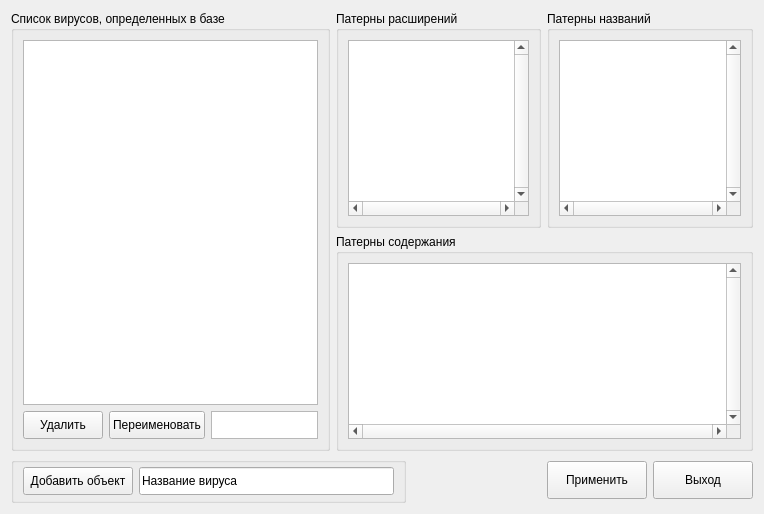
<?xml version="1.0" encoding="UTF-8"?>
<ui version="4.0">
 <class>Form</class>
 <widget class="QWidget" name="Form">
  <property name="geometry">
   <rect>
    <x>0</x>
    <y>0</y>
    <width>764</width>
    <height>514</height>
   </rect>
  </property>
  <property name="windowTitle">
   <string>Редактирование базы</string>
  </property>
  <property name="windowIcon">
   <iconset>
    <normaloff>icons/viewmag_4571.png</normaloff>icons/viewmag_4571.png</iconset>
  </property>
  <layout class="QVBoxLayout" name="verticalLayout">
   <item>
    <widget class="QWidget" name="widget_3" native="true">
     <layout class="QHBoxLayout" name="horizontalLayout">
      <property name="margin">
       <number>0</number>
      </property>
      <item>
       <widget class="QWidget" name="widget_2" native="true">
        <layout class="QVBoxLayout" name="verticalLayout_3">
         <property name="margin">
          <number>0</number>
         </property>
         <item>
          <widget class="QGroupBox" name="groupBox">
           <property name="title">
            <string>Список вирусов, определенных в базе</string>
           </property>
           <layout class="QVBoxLayout" name="verticalLayout_7">
            <item>
             <widget class="QListWidget" name="listVirus"/>
            </item>
            <item>
             <widget class="QWidget" name="widget_9" native="true">
              <property name="minimumSize">
               <size>
                <width>0</width>
                <height>28</height>
               </size>
              </property>
              <property name="maximumSize">
               <size>
                <width>16777215</width>
                <height>28</height>
               </size>
              </property>
              <layout class="QHBoxLayout" name="horizontalLayout_6">
               <property name="margin">
                <number>0</number>
               </property>
               <item>
                <widget class="QPushButton" name="btnDeleteSelect">
                 <property name="minimumSize">
                  <size>
                   <width>0</width>
                   <height>28</height>
                  </size>
                 </property>
                 <property name="maximumSize">
                  <size>
                   <width>16777215</width>
                   <height>28</height>
                  </size>
                 </property>
                 <property name="text">
                  <string>Удалить</string>
                 </property>
                 <property name="icon">
                  <iconset>
                   <normaloff>icons/cancel_7207.png</normaloff>icons/cancel_7207.png</iconset>
                 </property>
                </widget>
               </item>
               <item>
                <widget class="QPushButton" name="btnRename">
                 <property name="minimumSize">
                  <size>
                   <width>0</width>
                   <height>28</height>
                  </size>
                 </property>
                 <property name="maximumSize">
                  <size>
                   <width>16777215</width>
                   <height>28</height>
                  </size>
                 </property>
                 <property name="text">
                  <string>Переименовать</string>
                 </property>
                 <property name="icon">
                  <iconset>
                   <normaloff>icons/filesaveas_8370.png</normaloff>icons/filesaveas_8370.png</iconset>
                 </property>
                </widget>
               </item>
               <item>
                <widget class="QTextEdit" name="tbVirusName"/>
               </item>
              </layout>
             </widget>
            </item>
           </layout>
          </widget>
         </item>
        </layout>
       </widget>
      </item>
      <item>
       <widget class="QWidget" name="widget_11" native="true">
        <layout class="QVBoxLayout" name="verticalLayout_11">
         <property name="margin">
          <number>0</number>
         </property>
         <item>
          <widget class="QWidget" name="widget_4" native="true">
           <layout class="QHBoxLayout" name="horizontalLayout_7">
            <property name="margin">
             <number>0</number>
            </property>
            <item>
             <widget class="QWidget" name="widget_7" native="true">
              <layout class="QVBoxLayout" name="verticalLayout_5">
               <property name="margin">
                <number>0</number>
               </property>
               <item>
                <widget class="QGroupBox" name="groupBox_3">
                 <property name="title">
                  <string>Патерны расширений</string>
                 </property>
                 <layout class="QVBoxLayout" name="verticalLayout_9">
                  <property name="margin">
                   <number>9</number>
                  </property>
                  <item>
                   <widget class="QTextEdit" name="tbExiption">
                    <property name="verticalScrollBarPolicy">
                     <enum>Qt::ScrollBarAlwaysOn</enum>
                    </property>
                    <property name="horizontalScrollBarPolicy">
                     <enum>Qt::ScrollBarAlwaysOn</enum>
                    </property>
                   </widget>
                  </item>
                 </layout>
                </widget>
               </item>
              </layout>
             </widget>
            </item>
            <item>
             <widget class="QWidget" name="widget_6" native="true">
              <layout class="QVBoxLayout" name="verticalLayout_4">
               <property name="margin">
                <number>0</number>
               </property>
               <item>
                <widget class="QGroupBox" name="groupBox_2">
                 <property name="title">
                  <string>Патерны названий</string>
                 </property>
                 <layout class="QVBoxLayout" name="verticalLayout_8">
                  <property name="margin">
                   <number>9</number>
                  </property>
                  <item>
                   <widget class="QTextEdit" name="tbName">
                    <property name="verticalScrollBarPolicy">
                     <enum>Qt::ScrollBarAlwaysOn</enum>
                    </property>
                    <property name="horizontalScrollBarPolicy">
                     <enum>Qt::ScrollBarAlwaysOn</enum>
                    </property>
                   </widget>
                  </item>
                 </layout>
                </widget>
               </item>
              </layout>
             </widget>
            </item>
           </layout>
          </widget>
         </item>
         <item>
          <widget class="QWidget" name="widget_5" native="true">
           <layout class="QVBoxLayout" name="verticalLayout_6">
            <property name="margin">
             <number>0</number>
            </property>
            <item>
             <widget class="QGroupBox" name="groupBox_4">
              <property name="title">
               <string>Патерны содержания</string>
              </property>
              <layout class="QVBoxLayout" name="verticalLayout_10">
               <item>
                <widget class="QTextEdit" name="tbFile">
                 <property name="verticalScrollBarPolicy">
                  <enum>Qt::ScrollBarAlwaysOn</enum>
                 </property>
                 <property name="horizontalScrollBarPolicy">
                  <enum>Qt::ScrollBarAlwaysOn</enum>
                 </property>
                </widget>
               </item>
              </layout>
             </widget>
            </item>
           </layout>
          </widget>
         </item>
        </layout>
       </widget>
      </item>
     </layout>
    </widget>
   </item>
   <item>
    <widget class="QWidget" name="widget" native="true">
     <property name="minimumSize">
      <size>
       <width>0</width>
       <height>46</height>
      </size>
     </property>
     <property name="maximumSize">
      <size>
       <width>16777215</width>
       <height>45</height>
      </size>
     </property>
     <layout class="QHBoxLayout" name="horizontalLayout_2">
      <property name="margin">
       <number>0</number>
      </property>
      <item>
       <widget class="QWidget" name="widget_10" native="true">
        <property name="maximumSize">
         <size>
          <width>16777215</width>
          <height>16777215</height>
         </size>
        </property>
        <layout class="QHBoxLayout" name="horizontalLayout_3">
         <property name="margin">
          <number>0</number>
         </property>
         <item>
          <widget class="QGroupBox" name="groupBox_5">
           <property name="title">
            <string/>
           </property>
           <layout class="QHBoxLayout" name="horizontalLayout_5">
            <property name="leftMargin">
             <number>9</number>
            </property>
            <property name="topMargin">
             <number>0</number>
            </property>
            <property name="rightMargin">
             <number>9</number>
            </property>
            <property name="bottomMargin">
             <number>0</number>
            </property>
            <item>
             <widget class="QPushButton" name="btnAddNewVirus">
              <property name="minimumSize">
               <size>
                <width>0</width>
                <height>28</height>
               </size>
              </property>
              <property name="maximumSize">
               <size>
                <width>16777215</width>
                <height>28</height>
               </size>
              </property>
              <property name="text">
               <string>Добавить объект</string>
              </property>
              <property name="icon">
               <iconset>
                <normaloff>icons/binary_1650.png</normaloff>icons/binary_1650.png</iconset>
              </property>
             </widget>
            </item>
            <item>
             <widget class="QLineEdit" name="tbNewVirus">
              <property name="minimumSize">
               <size>
                <width>255</width>
                <height>28</height>
               </size>
              </property>
              <property name="maximumSize">
               <size>
                <width>200</width>
                <height>28</height>
               </size>
              </property>
              <property name="text">
               <string>Название вируса</string>
              </property>
             </widget>
            </item>
           </layout>
          </widget>
         </item>
        </layout>
       </widget>
      </item>
      <item>
       <widget class="QWidget" name="widget_12" native="true">
        <property name="minimumSize">
         <size>
          <width>129</width>
          <height>0</height>
         </size>
        </property>
       </widget>
      </item>
      <item>
       <widget class="QWidget" name="widget_8" native="true">
        <property name="minimumSize">
         <size>
          <width>0</width>
          <height>0</height>
         </size>
        </property>
        <property name="maximumSize">
         <size>
          <width>16777215</width>
          <height>16777215</height>
         </size>
        </property>
        <layout class="QHBoxLayout" name="horizontalLayout_4">
         <property name="margin">
          <number>0</number>
         </property>
         <item>
          <widget class="QPushButton" name="btnApply">
           <property name="minimumSize">
            <size>
             <width>100</width>
             <height>38</height>
            </size>
           </property>
           <property name="maximumSize">
            <size>
             <width>16777215</width>
             <height>38</height>
            </size>
           </property>
           <property name="text">
            <string>Применить</string>
           </property>
           <property name="icon">
            <iconset>
             <normaloff>icons/ok_5764.png</normaloff>icons/ok_5764.png</iconset>
           </property>
          </widget>
         </item>
         <item>
          <widget class="QPushButton" name="btnClose">
           <property name="minimumSize">
            <size>
             <width>100</width>
             <height>38</height>
            </size>
           </property>
           <property name="maximumSize">
            <size>
             <width>16777215</width>
             <height>38</height>
            </size>
           </property>
           <property name="text">
            <string>Выход</string>
           </property>
          </widget>
         </item>
        </layout>
       </widget>
      </item>
     </layout>
    </widget>
   </item>
  </layout>
 </widget>
 <resources/>
 <connections>
  <connection>
   <sender>btnClose</sender>
   <signal>clicked()</signal>
   <receiver>Form</receiver>
   <slot>close()</slot>
   <hints>
    <hint type="sourcelabel">
     <x>704</x>
     <y>481</y>
    </hint>
    <hint type="destinationlabel">
     <x>381</x>
     <y>256</y>
    </hint>
   </hints>
  </connection>
  <connection>
   <sender>btnAddNewVirus</sender>
   <signal>clicked()</signal>
   <receiver>Form</receiver>
   <slot>addNewVirus()</slot>
   <hints>
    <hint type="sourcelabel">
     <x>77</x>
     <y>481</y>
    </hint>
    <hint type="destinationlabel">
     <x>381</x>
     <y>256</y>
    </hint>
   </hints>
  </connection>
  <connection>
   <sender>btnDeleteSelect</sender>
   <signal>clicked()</signal>
   <receiver>Form</receiver>
   <slot>deleteCurrentRow()</slot>
   <hints>
    <hint type="sourcelabel">
     <x>131</x>
     <y>428</y>
    </hint>
    <hint type="destinationlabel">
     <x>381</x>
     <y>256</y>
    </hint>
   </hints>
  </connection>
  <connection>
   <sender>listVirus</sender>
   <signal>currentRowChanged(int)</signal>
   <receiver>Form</receiver>
   <slot>itemChacked()</slot>
   <hints>
    <hint type="sourcelabel">
     <x>131</x>
     <y>220</y>
    </hint>
    <hint type="destinationlabel">
     <x>381</x>
     <y>256</y>
    </hint>
   </hints>
  </connection>
  <connection>
   <sender>btnRename</sender>
   <signal>clicked()</signal>
   <receiver>Form</receiver>
   <slot>renameVirus()</slot>
   <hints>
    <hint type="sourcelabel">
     <x>62</x>
     <y>394</y>
    </hint>
    <hint type="destinationlabel">
     <x>381</x>
     <y>256</y>
    </hint>
   </hints>
  </connection>
  <connection>
   <sender>btnApply</sender>
   <signal>clicked()</signal>
   <receiver>Form</receiver>
   <slot>apply()</slot>
   <hints>
    <hint type="sourcelabel">
     <x>598</x>
     <y>481</y>
    </hint>
    <hint type="destinationlabel">
     <x>381</x>
     <y>256</y>
    </hint>
   </hints>
  </connection>
 </connections>
 <slots>
  <slot>addNewVirus()</slot>
  <slot>deleteCurrentRow()</slot>
  <slot>itemChacked()</slot>
  <slot>renameVirus()</slot>
  <slot>apply()</slot>
 </slots>
</ui>
